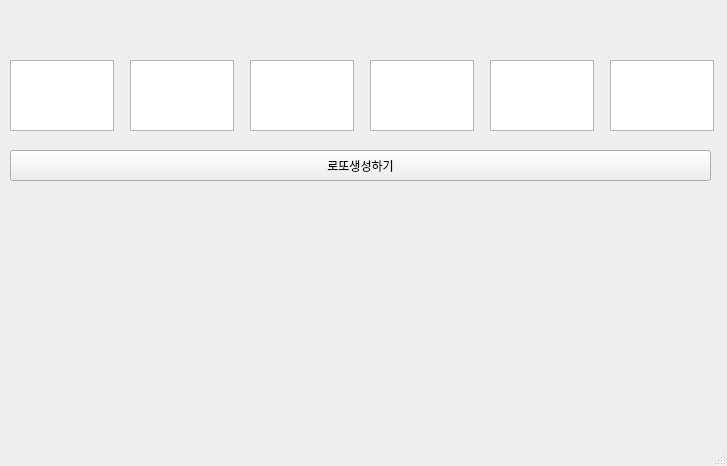
<?xml version="1.0" encoding="UTF-8"?>
<ui version="4.0">
 <class>MainWindow</class>
 <widget class="QMainWindow" name="MainWindow">
  <property name="geometry">
   <rect>
    <x>0</x>
    <y>0</y>
    <width>727</width>
    <height>466</height>
   </rect>
  </property>
  <property name="windowTitle">
   <string>MainWindow</string>
  </property>
  <widget class="QWidget" name="centralwidget">
   <widget class="QTextEdit" name="te1">
    <property name="geometry">
     <rect>
      <x>10</x>
      <y>60</y>
      <width>104</width>
      <height>71</height>
     </rect>
    </property>
   </widget>
   <widget class="QTextEdit" name="te2">
    <property name="geometry">
     <rect>
      <x>130</x>
      <y>60</y>
      <width>104</width>
      <height>71</height>
     </rect>
    </property>
   </widget>
   <widget class="QTextEdit" name="te3">
    <property name="geometry">
     <rect>
      <x>250</x>
      <y>60</y>
      <width>104</width>
      <height>71</height>
     </rect>
    </property>
   </widget>
   <widget class="QTextEdit" name="te4">
    <property name="geometry">
     <rect>
      <x>370</x>
      <y>60</y>
      <width>104</width>
      <height>71</height>
     </rect>
    </property>
   </widget>
   <widget class="QTextEdit" name="te5">
    <property name="geometry">
     <rect>
      <x>490</x>
      <y>60</y>
      <width>104</width>
      <height>71</height>
     </rect>
    </property>
   </widget>
   <widget class="QTextEdit" name="te6">
    <property name="geometry">
     <rect>
      <x>610</x>
      <y>60</y>
      <width>104</width>
      <height>71</height>
     </rect>
    </property>
   </widget>
   <widget class="QPushButton" name="pb">
    <property name="geometry">
     <rect>
      <x>10</x>
      <y>150</y>
      <width>701</width>
      <height>31</height>
     </rect>
    </property>
    <property name="text">
     <string>로또생성하기</string>
    </property>
   </widget>
  </widget>
  <widget class="QMenuBar" name="menubar">
   <property name="geometry">
    <rect>
     <x>0</x>
     <y>0</y>
     <width>727</width>
     <height>21</height>
    </rect>
   </property>
  </widget>
  <widget class="QStatusBar" name="statusbar"/>
 </widget>
 <resources/>
 <connections/>
</ui>
